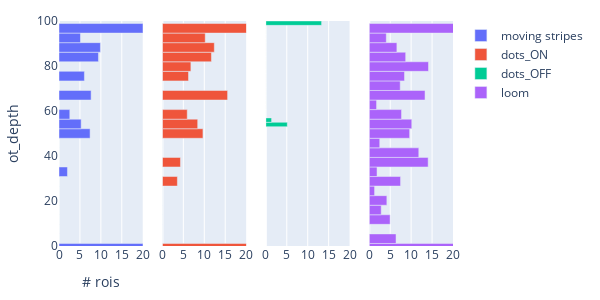

Notebook code for this chart:
### Code cell
# Function to compute weighted histograms
def compute_weighted_histogram(data, weights, bins):
    hist, bin_edges = np.histogram(data, bins=bins, weights=weights)
    return hist, bin_edges
# Get the number of unique 'stimtype' values
num_stimtypes = pooled_data['stimtype'].nunique()

# Create a subplot with 1 row and 'num_stimtypes' columns
fig = make_subplots(rows=1, cols=num_stimtypes, shared_yaxes=True)

# Loop through each unique value of 'stimtype'
for i, stim in enumerate(pooled_data['stimtype'].unique(), start=1):
    filtered_data = pooled_data[(pooled_data['stimtype'] == stim)]  # Filter by stimtype
    
    # Compute weighted histogram for ot_depth using amplitude as weights
    hist, bin_edges = compute_weighted_histogram(filtered_data['ot_depth'], 
                                                 filtered_data['amplitude'], 
                                                 bins=np.linspace(filtered_data['ot_depth'].min(), filtered_data['ot_depth'].max(), 25))  # 30 bins
    
    # Add weighted histogram trace as a bar chart
    fig.add_trace(go.Bar(y=bin_edges[:-1], x=hist, name=stim, orientation='h', width=(bin_edges[1] - bin_edges[0])),
                  row=1, col=i)

# Update the layout
fig.update_xaxes(range=[0, 20])
fig.update_yaxes(range=[0, 100])
fig.update_layout(barmode='overlay', yaxis_title='ot_depth', xaxis_title='# rois',
                  width=150 * num_stimtypes, height=300, margin=dict(l=20, r=20, t=20, b=20))

# Display the figure
fig.show()

### Figure 1 — Plotly figure (JSON) as saved in the notebook; plotly's stock layout.template omitted (floating-point values rounded to 4 significant figures)
{"data": [{"name": "moving stripes", "orientation": "h", "type": "bar", "width": 4.25, "x": [75.99, 0, 0, 0, 0, 0, 0, 0, 2.018, 0, 0, 0, 7.428, 5.295, 2.578, 0, 7.673, 0, 6.067, 0, 9.42, 9.895, 5.13, 107.7], "xaxis": "x", "y": [-1, 3.25, 7.5, 11.75, 16, 20.25, 24.5, 28.75, 33, 37.25, 41.5, 45.75, 50, 54.25, 58.5, 62.75, 67, 71.25, 75.5, 79.75, 84, 88.25, 92.5, 96.75], "yaxis": "y"}, {"name": "dots_ON", "orientation": "h", "type": "bar", "width": 4.25, "x": [351.4, 0, 0, 0, 0, 0, 0, 3.571, 0, 4.306, 0, 0, 9.679, 8.425, 5.929, 0, 15.57, 0, 6.232, 6.795, 11.7, 12.39, 10.23, 196.7], "xaxis": "x2", "y": [-1, 3.25, 7.5, 11.75, 16, 20.25, 24.5, 28.75, 33, 37.25, 41.5, 45.75, 50, 54.25, 58.5, 62.75, 67, 71.25, 75.5, 79.75, 84, 88.25, 92.5, 96.75], "yaxis": "y2"}, {"name": "dots_OFF", "orientation": "h", "type": "bar", "width": 1.958, "x": [5.125, 1.368, 0, 0, 0, 0, 0, 0, 0, 0, 0, 0, 0, 0, 0, 0, 0, 0, 0, 0, 0, 0, 0, 13.32], "xaxis": "x3", "y": [54, 55.96, 57.92, 59.88, 61.83, 63.79, 65.75, 67.71, 69.67, 71.62, 73.58, 75.54, 77.5, 79.46, 81.42, 83.38, 85.33, 87.29, 89.25, 91.21, 93.17, 95.12, 97.08, 99.04], "yaxis": "y3"}, {"name": "loom", "orientation": "h", "type": "bar", "width": 4.25, "x": [332.0, 6.393, 0, 4.974, 2.853, 4.2, 1.267, 7.474, 1.854, 14.06, 11.83, 2.499, 9.64, 10.15, 7.705, 1.741, 13.32, 7.392, 8.412, 14.14, 8.696, 6.596, 4.063, 952.4], "xaxis": "x4", "y": [-1, 3.25, 7.5, 11.75, 16, 20.25, 24.5, 28.75, 33, 37.25, 41.5, 45.75, 50, 54.25, 58.5, 62.75, 67, 71.25, 75.5, 79.75, 84, 88.25, 92.5, 96.75], "yaxis": "y4"}], "layout": {"barmode": "overlay", "height": 300, "margin": {"b": 20, "l": 20, "r": 20, "t": 20}, "width": 600, "xaxis": {"anchor": "y", "domain": [0, 0.2125], "range": [0, 20], "title": {"text": "# rois"}}, "xaxis2": {"anchor": "y2", "domain": [0.2625, 0.475], "range": [0, 20]}, "xaxis3": {"anchor": "y3", "domain": [0.525, 0.7375], "range": [0, 20]}, "xaxis4": {"anchor": "y4", "domain": [0.7875, 1], "range": [0, 20]}, "yaxis": {"anchor": "x", "domain": [0, 1], "range": [0, 100], "title": {"text": "ot_depth"}}, "yaxis2": {"anchor": "x2", "domain": [0, 1], "matches": "y", "range": [0, 100], "showticklabels": false}, "yaxis3": {"anchor": "x3", "domain": [0, 1], "matches": "y", "range": [0, 100], "showticklabels": false}, "yaxis4": {"anchor": "x4", "domain": [0, 1], "matches": "y", "range": [0, 100], "showticklabels": false}}}
